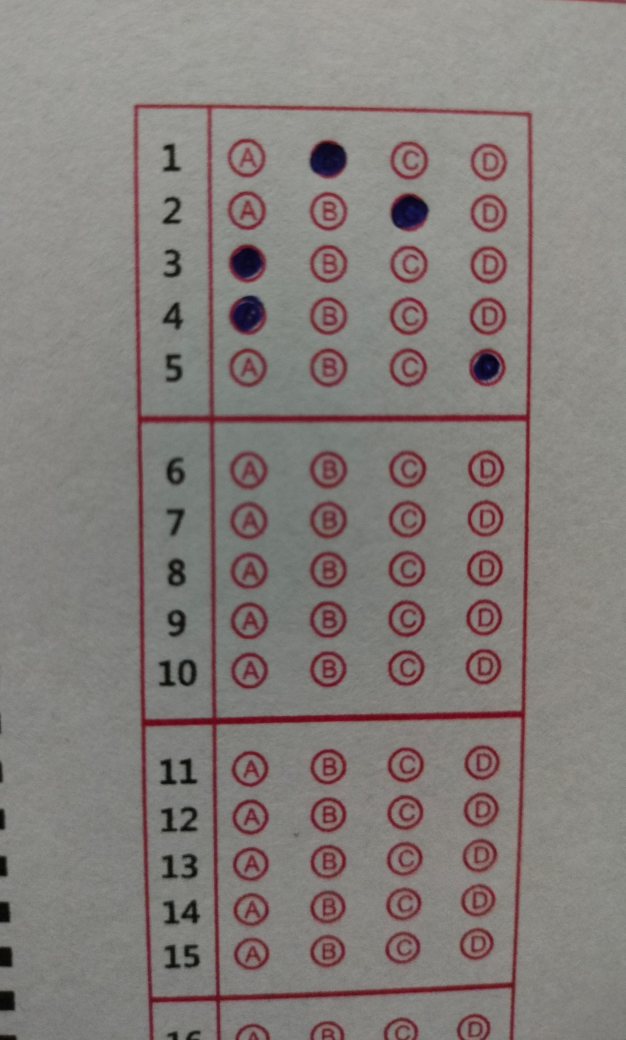
#> input picture 1.jpg, 2502 x 4160 px (shown at 1/4 size)
$ python OMR_Main.py
#> lines starting #> are read from the running program, lines starting #| are printed output that depends on the picture; after the words box and inside, x2 and y2 are one past the last pixel; in counts of white or black regions, pixels touching at a corner belong together
### utlis.py
import cv2
import numpy as np

def stackImages(imgArray,scale,lables=[]):
    rows = len(imgArray)
    cols = len(imgArray[0])
    rowsAvailable = isinstance(imgArray[0], list)
    width = imgArray[0][0].shape[1]
    height = imgArray[0][0].shape[0]
    if rowsAvailable:
        for x in range ( 0, rows):
            for y in range(0, cols):
                imgArray[x][y] = cv2.resize(imgArray[x][y], (0,0), None, scale, scale)
                if len(imgArray[x][y].shape) == 2: imgArray[x][y]= cv2.cvtColor( imgArray[x][y], cv2.COLOR_GRAY2BGR)
        imageBlank = np.zeros((height, width, 3), np.uint8)
        hor = [imageBlank]*rows
        hor_con = [imageBlank]*rows
        for x in range(0, rows):
            hor[x] = np.hstack(imgArray[x])
            hor_con[x] = np.concatenate(imgArray[x])
        ver = np.vstack(hor)
        ver_con = np.concatenate(hor)
    else:
        for x in range(0, rows):
            imgArray[x] = cv2.resize(imgArray[x], (0,0), None, scale, scale)
            if len(imgArray[x].shape) == 2: imgArray[x] = cv2.cvtColor(imgArray[x], cv2.COLOR_GRAY2BGR)
        hor= np.hstack(imgArray)
        hor_con= np.concatenate(imgArray)
        ver = hor
    if len(lables) != 0:
        eachImgWidth= int(ver.shape[1] / cols)
        eachImgHeight = int(ver.shape[0] / rows)
        print(eachImgHeight)
        for d in range(0, rows):
            for c in range (0,cols):
                cv2.rectangle(ver,(c*eachImgWidth,eachImgHeight*d),(c*eachImgWidth+len(lables[d][c])*13+27,30+eachImgHeight*d),(255,255,255),cv2.FILLED)
                cv2.putText(ver,lables[d][c],(eachImgWidth*c+10,eachImgHeight*d+20),cv2.FONT_HERSHEY_COMPLEX,0.7,(255,0,255),2)
    return ver

def rectCountour(coutours):  #detects small contours accourding to aera

    rectCon=[]
    for i in coutours:
        area = cv2.contourArea(i)
        print("Area",area)
        if area>50:
            peri = cv2.arcLength(i,True)
            approx = cv2.approxPolyDP(i,0.02*peri,True)
            # print("Corner Points",len(approx))
            if len(approx)==4:
                rectCon.append(i)
    rectCon = sorted(rectCon,key=cv2.contourArea,reverse=True)

    return rectCon

def getCornerPoints(cont):
    peri = cv2.arcLength(cont, True)
    approx = cv2.approxPolyDP(cont, 0.02 * peri, True)
    return approx

def reorder(myPoints):
    myPoints = myPoints.reshape((4,2))
    myPointsNew = np.zeros((4,1,2),np.int32)
    add = myPoints.sum(1)
    # print(myPoints)
    # print(add)
    myPointsNew[0] = myPoints[np.argmin(add)] #[0,0]
    myPointsNew[3] = myPoints[np.argmax(add)] #[w,h]
    diff = np.diff(myPoints,axis=1)
    myPointsNew[1] = myPoints[np.argmin(diff)]  #[w,0]
    myPointsNew[2] = myPoints[np.argmax(diff)]  #[0,h]
    # print(diff)

    return myPointsNew


def splitBoxes(img):                                 #this function splits the row of the marks 5 ques as it appears as a matrix and to split the matrx row we are using numpy
    rows = np.vsplit(img,5)
    boxes = []  # an array to store each element of the matrix
    for r in rows:
        cols = np.hsplit(r,4)
        for box in cols:
            boxes.append(box)
            # cv2.imshow("Split",box)
    return boxes


def showAnswers(img, myIndex, grading, ans, questions, choices):
    secW = img.shape[1] // choices  # Calculate section width based on choices
    secH = img.shape[0] // questions  # Calculate section height based on questions
    circle_radius = min(secW, secH) // 2 - 20
    circle_radius1 = min(secW, secH) // 2 - 40
    for x in range(questions):
        myAns = myIndex[x]
        cX = (myAns * secW) + secW // 2
        cY = (x * secH) + secH // 2

        if grading[x] == 1:
            myColor = (0, 255, 0) #green
        else:
            myColor = (0, 0, 255) #red
            correctAns = ans[x]
            cv2.circle(img, ((correctAns*secW)+secW//2,(x*secH)+secH//2), circle_radius1, (0, 255, 0), cv2.FILLED)


        # Reduce the size of the colored circle slightly by subtracting 10 from the radius


        cv2.circle(img, (cX, cY), circle_radius, myColor, cv2.FILLED)

    return img

### OMR_Main.py
import cv2
import numpy as np
import utlis

##################################
path = "1.jpg"
widthImg = 700
heightImg = 700
questions = 5
choices = 4
ans = [0,2,0,0,3]
# ans1 = [2,2,1,0,1]
##################################


img = cv2.imread(path)
#> img is the input picture: shape (4160, 2502, 3); mean B, G, R 123.5, 126.5, 132.8
img = cv2.resize(img,(widthImg, heightImg)) #resizing the image
#> img: shape (700, 700, 3)
imgContours = img.copy()
imgFinal = img.copy()
imgBiggestContours = img.copy()


#PREPROCESSING OF THE IMAGE
imgGray = cv2.cvtColor(img, cv2.COLOR_BGR2GRAY)
imgBlur = cv2.GaussianBlur(imgGray, (5,5),1)
#detect edges
imgCanny = cv2.Canny(imgBlur,10,50)
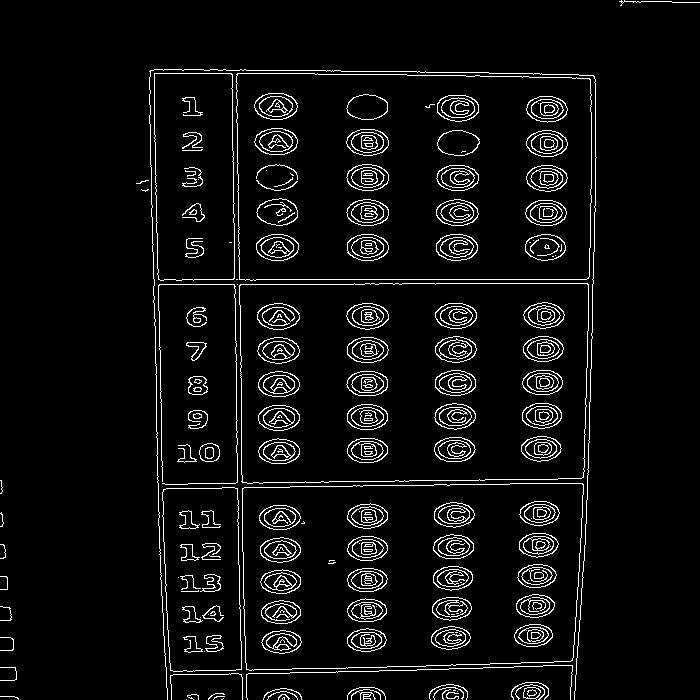
#> imgCanny: shape (700, 700); 5.5% white in thin lines or dots
#find countours
contours, hierarchy = cv2.findContours(imgCanny, cv2.RETR_EXTERNAL, cv2.CHAIN_APPROX_NONE)
#> contours = 49 contours, 37 with area under 20; largest, box (x1, y1, x2, y2) and area: (236, 73, 592, 281) 72016, (239, 283, 589, 484) 68045, (242, 483, 584, 671) 60519, (154, 73, 235, 281) 15977, (162, 487, 242, 672) 13418
cv2.drawContours(imgContours,contours,-1,(0,255,0),2)
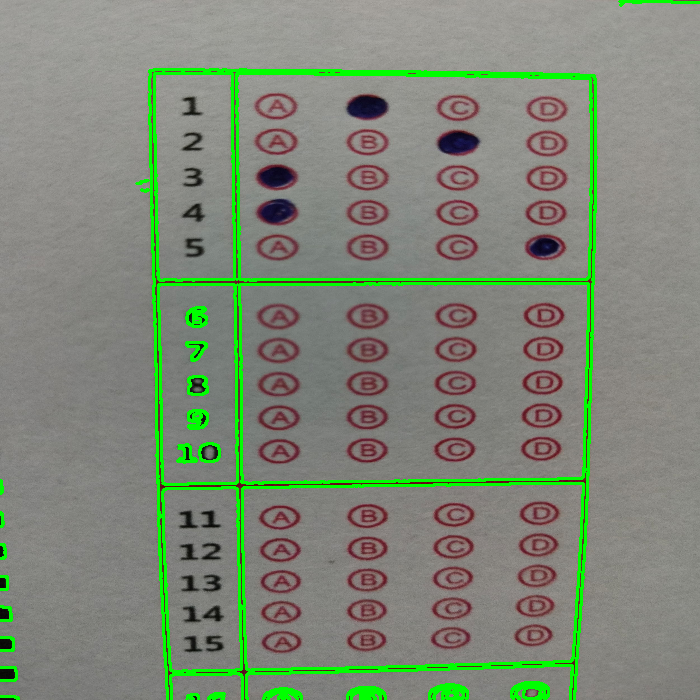
#> imgContours: shape (700, 700, 3); mean B, G, R 118.7, 135.7, 126.2
#find rectangles
rectCon=utlis.rectCountour(contours)
#> the loop in rectCountour, `for i in coutours:` made 49 passes
#> (area, peri, approx) on passes 30, 31, 42, 46, 47: (13418.5, 523.2, [[237, 488], [163, 489], [170, 670], [241, 669]]), (60519, 1043.1, [[583, 484], [242, 488], [246, 669], [572, 660]]), (68045, 1105.7, [[239, 285], [242, 482], [583, 477], [587, 283]]), (72016.5, 1133.9, [[236, 74], [239, 279], [588, 278], [589, 78]]), (15977, 580.6, [[154, 73], [158, 279], [233, 279], [232, 74]])
#> (printed output is left out)
#> after the loop in rectCountour, `for i in coutours:`: rectCon = 5 contours; box (x1, y1, x2, y2) and area: (236, 73, 592, 281) 72016, (239, 283, 589, 484) 68045, (242, 483, 584, 671) 60519, (154, 73, 235, 281) 15977, (162, 487, 242, 672) 13418
biggestContour = utlis.getCornerPoints(rectCon[0])
#> in getCornerPoints, `peri = cv2.arcLength(cont, True)`: peri = 1133.9
#> in getCornerPoints, `approx = cv2.approxPolyDP(cont, 0.02 * peri, True)`: approx = [[236, 74], [239, 279], [588, 278], [589, 78]]
#> biggestContour = [[236, 74], [239, 279], [588, 278], [589, 78]]
gradePoints = utlis.getCornerPoints(rectCon[1])
#> gradePoints = [[239, 285], [242, 482], [583, 477], [587, 283]]

# print(biggestContour)
if biggestContour.size != 0 and gradePoints.size != 0:
    cv2.drawContours(imgBiggestContours, biggestContour,-1,(0,255,0), 20)
    cv2.drawContours(imgBiggestContours, gradePoints, -1, (255,0,0), 20)

    biggestContour = utlis.reorder(biggestContour)
#> in reorder, `myPoints = myPoints.reshape((4,2))`: myPoints = [[236, 74], [239, 279], [588, 278], [589, 78]]
#> in reorder, `add = myPoints.sum(1)`: add = [310, 518, 866, 667]
#> in reorder, `diff = np.diff(myPoints,axis=1)`: diff = [-162, 40, -310, -511]
#> biggestContour = [[236, 74], [589, 78], [239, 279], [588, 278]]
    gradePoints = utlis.reorder(gradePoints)
#> gradePoints = [[239, 285], [587, 283], [242, 482], [583, 477]]

    #bird eye view of largest countour
    pt1 = np.float32(biggestContour)
#> pt1 = [[236, 74], [589, 78], [239, 279], [588, 278]]
    pt2 = np.float32([[0,0],[widthImg,0],[0,heightImg],[widthImg,heightImg]])
    matrix = cv2.getPerspectiveTransform(pt1,pt2)
#> matrix = [[1.9, -0.0278, -445.5], [-0.0375, 3.31, -236], [-6.73e-05, -5.35e-05, 1]]
    imgWarpColored = cv2.warpPerspective(img,matrix,(widthImg,heightImg))

    #birds eye view of grade point box
    ptG1 = np.float32(gradePoints)
#> ptG1 = [[239, 285], [587, 283], [242, 482], [583, 477]]
    ptG2 = np.float32([[0,0],[325,0],[0,150],[325,150]])
    matrixG = cv2.getPerspectiveTransform(ptG1,ptG2)
#> matrixG = [[0.884, -0.0135, -207.4], [0.00412, 0.717, -205.4], [-4.41e-05, -9.84e-05, 1]]
    imgGradeDisplay= cv2.warpPerspective(img,matrixG,(325,150))
    # cv2.imshow("Grade",imgGradeDisplay)

    #Apply Thresholding
    imgWarpGray = cv2.cvtColor(imgWarpColored,cv2.COLOR_BGR2GRAY)
    imgThresh = cv2.threshold(imgWarpGray,100,255,cv2.THRESH_BINARY_INV)[1]
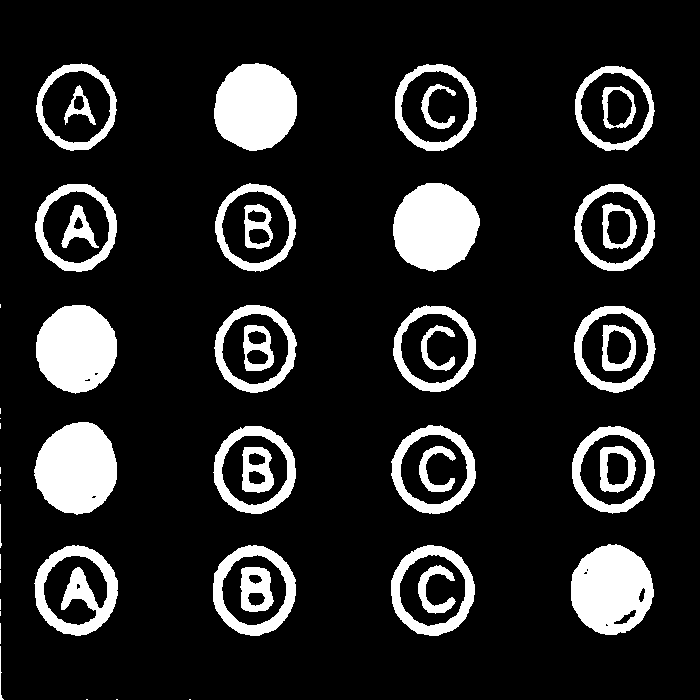
#> imgThresh: shape (700, 700); 14.3% white; 51 white regions (14 under 20 px), largest, box (x1, y1, x2, y2) and area: (34, 422, 117, 515) 5884, (393, 183, 480, 272) 5879, (214, 63, 297, 151) 5714


    boxes = utlis.splitBoxes(imgThresh)
#> in splitBoxes, `rows = np.vsplit(img,5)`: rows = 5 items
#> the loop in splitBoxes, `for r in rows:` made 5 passes
#> after the loop in splitBoxes, `for r in rows:`: boxes = 20 items
#> boxes = 20 items
    # cv2.imshow("Test",boxes[2])
    # print(cv2.countNonZero(boxes[1]),cv2.countNonZero(boxes[2]))


    #Getting non zero pixels values of each box
    myPixelVal = np.zeros((questions, choices))
    countC = 0
    countR = 0
    for image in boxes:
        totalPixels = cv2.countNonZero(image)
        myPixelVal[countR][countC] = totalPixels
        countC += 1
        if (countC == choices):
            countR += 1
            countC = 0
#> this loop made 20 passes
#> totalPixels on passes 1 to 8: 1782, 5334, 2016, 1791, 2997, 2857, 6246, 2812
#> after the loop, countC = 0; countR = 5; myPixelVal = [[1782, 5334, 2016, 1791], [2997, 2857, 6246, 2812], [5574, 2797, 2495, 2728], [6474, 3649, 3394, 3626], [2954, 2998, 2595, 5009]]
    # print(myPixelVal)


    #finding index values of the markings
    myIndex = []
    for x in range (0,questions):
        arr = myPixelVal[x]
        # print("arr",arr)
        myIndeVal = np.where(arr==np.amax(arr)) #finding the maximum pixel vale box in the array of 4 choices
        # print(myIndeVal[0])
        myIndex.append(myIndeVal[0][0])
#> this loop made 5 passes
#> (arr, myIndeVal) on passes 1 to 5: ([1782, 5334, 2016, 1791], ([1],)), ([2997, 2857, 6246, 2812], ([2],)), ([5574, 2797, 2495, 2728], ([0],)), ([6474, 3649, 3394, 3626], ([0],)), ([2954, 2998, 2595, 5009], ([3],))
#> after the loop, myIndex = [1, 2, 0, 0, 3]
    # print(myIndex)


    # Grading
    grading = []
    for x in range (0,questions):
        if ans[x] == myIndex[x]:
            grading.append(1)  #if correct i.e matched then put 1
        else:
            grading.append(0)  #if wrong i.e not matched then put 0
#> after the loop, grading = [0, 1, 1, 1, 1]
    # print(grading)
    score = (sum(grading)/questions)*100  #final grade
#> score = 80
    print(score)
#| 80.0


    #Displaying Answers = the main function is in the utlis file
    imgResult = imgWarpColored.copy()
    imgResult = utlis.showAnswers(imgResult,myIndex,grading,ans,questions,choices)
#> the loop in showAnswers, `for x in range(questions):` made 5 passes
#> (myAns, cX) on passes 1 to 5: (1, 262), (2, 437), (0, 87), (0, 87), (3, 612)
#> after the loop in showAnswers, `for x in range(questions):`:
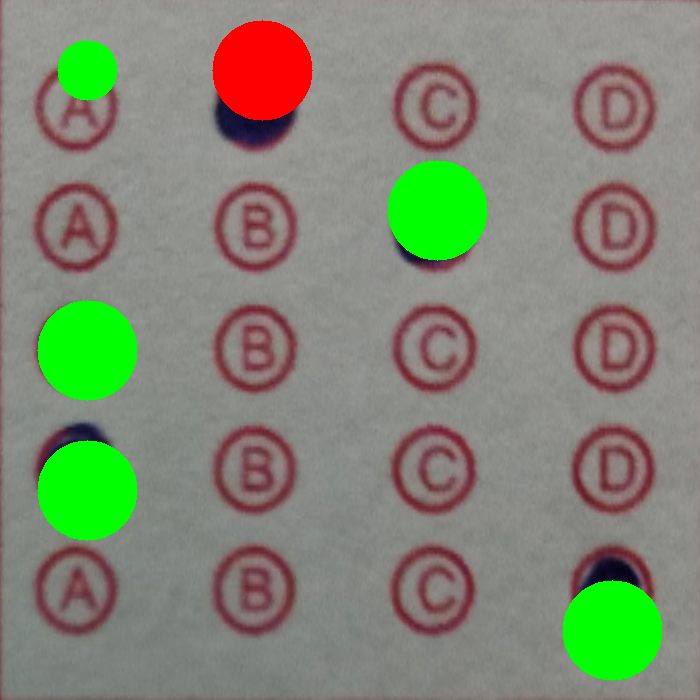
#> img: shape (700, 700, 3); mean B, G, R 115.8, 136.2, 129.3
    # mgResult = utlis.showAnswers(imgResult,myIndex,grading,ans1,questions,choices)


    #these are the correction green and red points that we will place in our original image of omr
    imRawDrawings = np.zeros_like(imgWarpColored)
    imRawDrawings = utlis.showAnswers(imRawDrawings,myIndex,grading,ans,questions,choices)
#> call 2 of showAnswers, with questions = 5, choices = 4
#> the loop in showAnswers (call 2), `for x in range(questions):` made 5 passes
#> after the loop in showAnswers (call 2), `for x in range(questions):`:
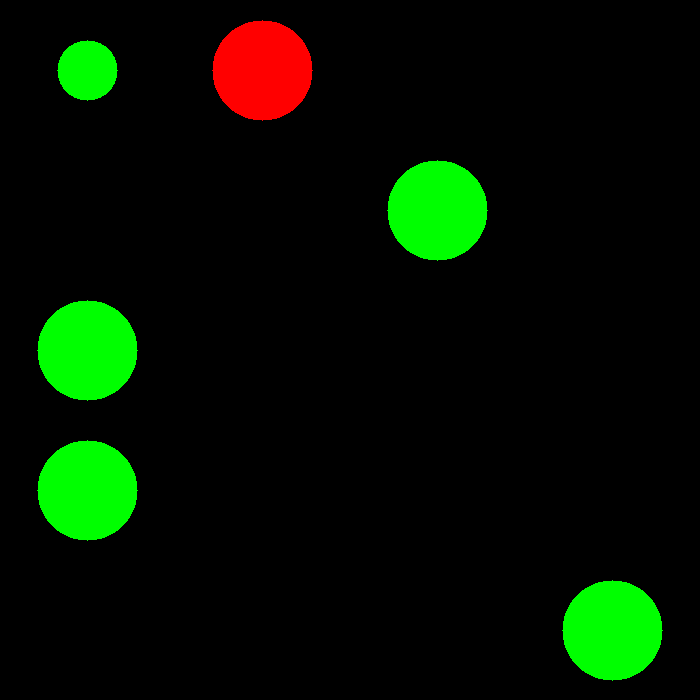
#> img: shape (700, 700, 3); mean B, G, R 0, 17.8, 4.1
    #the below code will chnage the placement style of the colored points such that we can place them on our original image.
    invMatrix = cv2.getPerspectiveTransform(pt2, pt1)
#> invMatrix = [[0.525, 0.00822, 236], [0.00851, 0.297, 74], [3.58e-05, 1.65e-05, 1]]
    imgInvWarp = cv2.warpPerspective(imRawDrawings, invMatrix, (widthImg, heightImg))


    #To display the grade
    imgRawGrade=  np.zeros_like(imgGradeDisplay)
    cv2.putText(imgRawGrade, str(int(score))+"%",(50,100),cv2.FONT_HERSHEY_COMPLEX,4,(0,255,255),4)
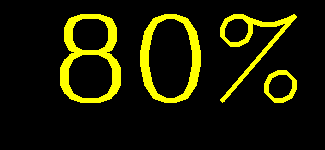
#> imgRawGrade: shape (150, 325, 3); mean of channels 0, 1, 2 0, 27.4, 27.4; drawn as B, G, R
    invMatrixG = cv2.getPerspectiveTransform(ptG2,ptG1)
#> invMatrixG = [[1.1, 0.0534, 239], [0.00778, 1.38, 285], [4.92e-05, 0.000138, 1]]
    imgInvGradeDisplay= cv2.warpPerspective(imgRawGrade,invMatrixG,(widthImg,heightImg))


    #combining the imgInvWarp on original image
    imgFinal = cv2.addWeighted(imgFinal,1,imgInvWarp,1,0)
    imgFinal = cv2.addWeighted(imgFinal,1,imgInvGradeDisplay,1,0)


imgBlank = np.zeros_like(img)
imageArray = ([img,imgGray,imgBlur,imgCanny],
              [imgContours,imgBiggestContours,imgWarpColored,imgThresh],
              [imgResult,imRawDrawings,imgInvWarp,imgFinal])

lables = [["Original","Gray","Blur","Canny"],
          ["Contours","Biggest Con","Warp","Threshold"],
          ["Results","Raw Drawing","Inverse Warp","Final"]]
imgStacked = utlis.stackImages(imageArray,0.3,lables)
#> in stackImages, `rows = len(imgArray)`: rows = 3
#> in stackImages, `cols = len(imgArray[0])`: cols = 4
#> in stackImages, `rowsAvailable = isinstance(imgArray[0], list)`: rowsAvailable = True
#> in stackImages, `hor = [imageBlank]*rows`: hor = 3 items
#> in stackImages, `eachImgWidth= int(ver.shape[1] / cols)`: eachImgWidth = 210
#| 210
#> after the loop in stackImages, `for d in range(0, rows):`:
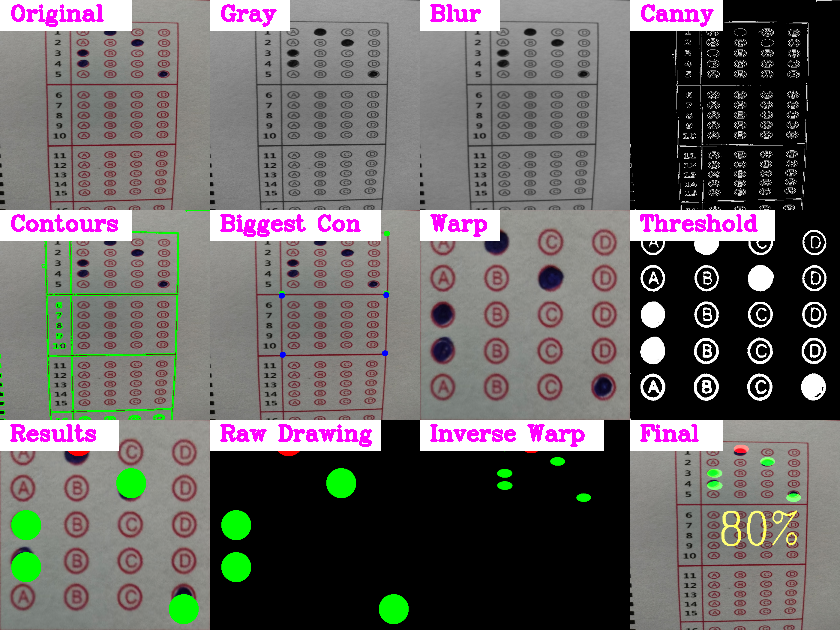
#> ver: shape (630, 840, 3); mean of channels 0, 1, 2 100.8, 101.4, 105.3; drawn as B, G, R

cv2.imshow("Final Results",imgFinal)


cv2.imshow("Stacked Images", imgStacked)
cv2.waitKey(0)
